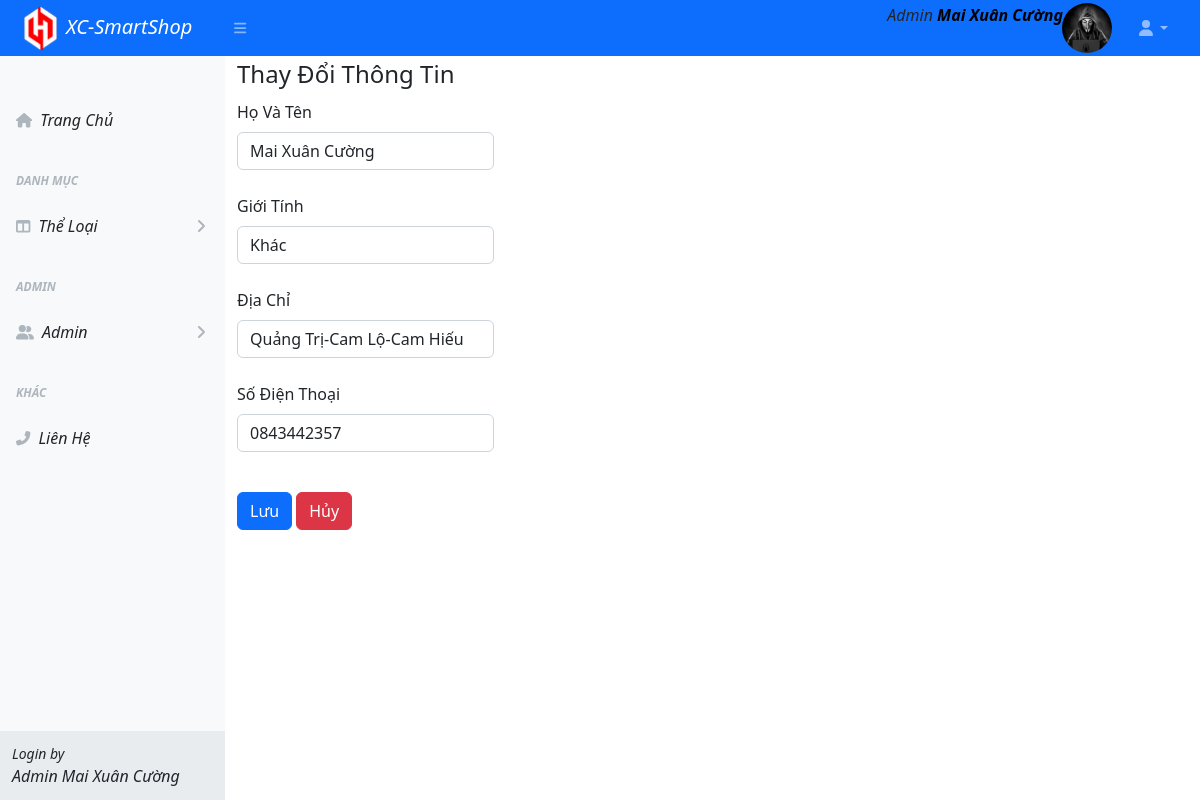
The page /admin/edit.php?id=4 (signed in) on the database its author committed.
### tables this page shows
CREATE TABLE `customer` (
  `id_customer` int(11) NOT NULL,
  `name_customer` varchar(50) DEFAULT NULL,
  `gender_customer` varchar(10) DEFAULT NULL,
  `address_customer` varchar(255) DEFAULT NULL,
  `phone_customer` varchar(40) DEFAULT NULL,
  `gmail_customer` varchar(50) DEFAULT NULL,
  `pass` varchar(50) DEFAULT NULL,
  `role` varchar(255) DEFAULT NULL
);

### admin/edit.php (the view, shortened to what this page needs)
<?php include_once "../database.php";
?>
<?php
if (isset($_REQUEST['id'])){
    $id = $_REQUEST['id'];
$sql = "SELECT * FROM customer WHERE id_customer='$id'";
$stmt = $conn->query($sql);
$stmt->setFetchMode(PDO::FETCH_OBJ);
$rows = $stmt->fetch();
}
else {
    header('location:../error/404.php');
}
include_once './../layout/header.php';
include_once './../layout/sidebar.php';
?>
<!DOCTYPE html>
<html lang="en">
<head>
    <link href="https://cdn.jsdelivr.net/npm/bootstrap@5.2.0-beta1/dist/css/bootstrap.min.css" rel="stylesheet">
</head>
<body>
<div  id="layoutSidenav">
    <div id="layoutSidenav_content">
        <main>
    <div  class="container">
        <form method="post" action="">
            <legend>Thay Đổi Thông Tin</legend>
            <div class="row">
            <div class="mb-3">
                <label for="disabledTextInput" class="form-label">Họ Và Tên</label>
                <input type="text" name="name" id=""  width="1000px" class="form-control" placeholder="" value="<?php echo $rows->name_customer; ?>">
                <span><?php if (isset($err['name'])) {echo $err['name'];}?></span><br>
                <label for="disabledTextInput" class="form-label">Giới Tính</label><br>
                <select name="gender" class="form-control" id="">
                    <option <?=$rows->gender_customer == "Khác" ? "selected" : "" ;?> value="Khác">Khác<i></option>
                </select>
                <span><?php if (isset($err['gender'])) {echo $err['gender'];}?></span><br>
                <label for="disabledTextInput" class="form-label">Địa Chỉ</label>
                <input type="text" name="address" id="" class="form-control" placeholder="" value="<?php echo $rows->address_customer; ?>">
                <span><?php if (isset($err['address'])) {echo $err['address'];}?></span><br>
                <label for="disabledTextInput" class="form-label">Số Điện Thoại</label>
                <input type="text" name="phone" id="" class="form-control" placeholder="" value="<?php echo $rows->phone_customer; ?>">
                <span><?php if (isset($err['phone'])) {echo $err['phone'];}?></span><br>
            </div>
            </div>
            <input type="submit" value="Lưu" class="btn btn-primary"></input>
            <a href="index.php" class="btn btn-danger">Hủy</a>
        </form>
    </div>
    </div>
    </div>
</body>
</html>
<?php include_once './../layout/footer.php';
?>

### rows shown on the page
customer: name "Mai Xuân Cường", gender "Khác", address "Quảng Trị-Cam Lộ-Cam Hiếu", phone "0843442357"

### other values the page prints
$_SESSION['admin'] "Mai Xuân Cường"
